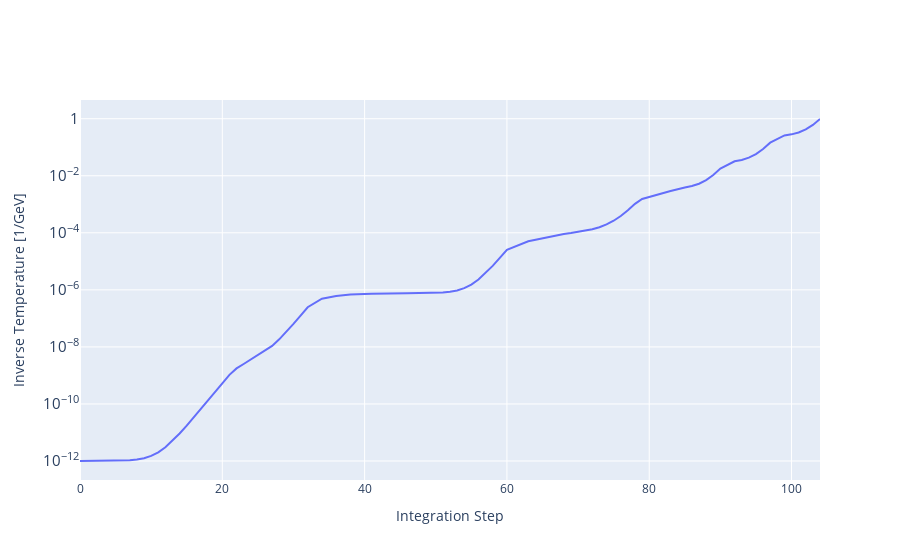
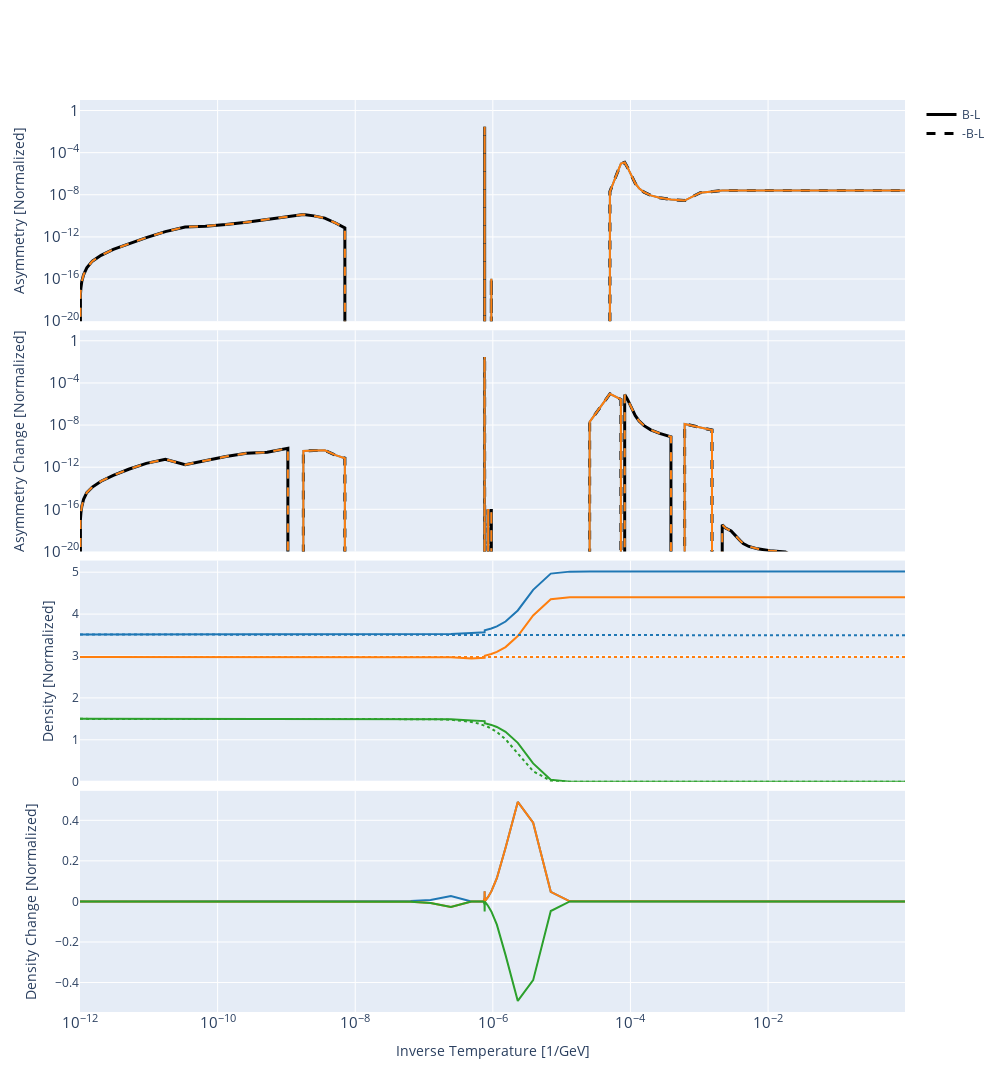

Source (notebook cell) for these figures, in order:
### Markdown cell above
## Decay Only

### Code cell
data = read_number_density(OUTPUT_DIR / f"decay_n{NUM_N}f{NUM_F}.csv")

display(plot_integration(data))
display(plot_densities(data, PARTICLES))
